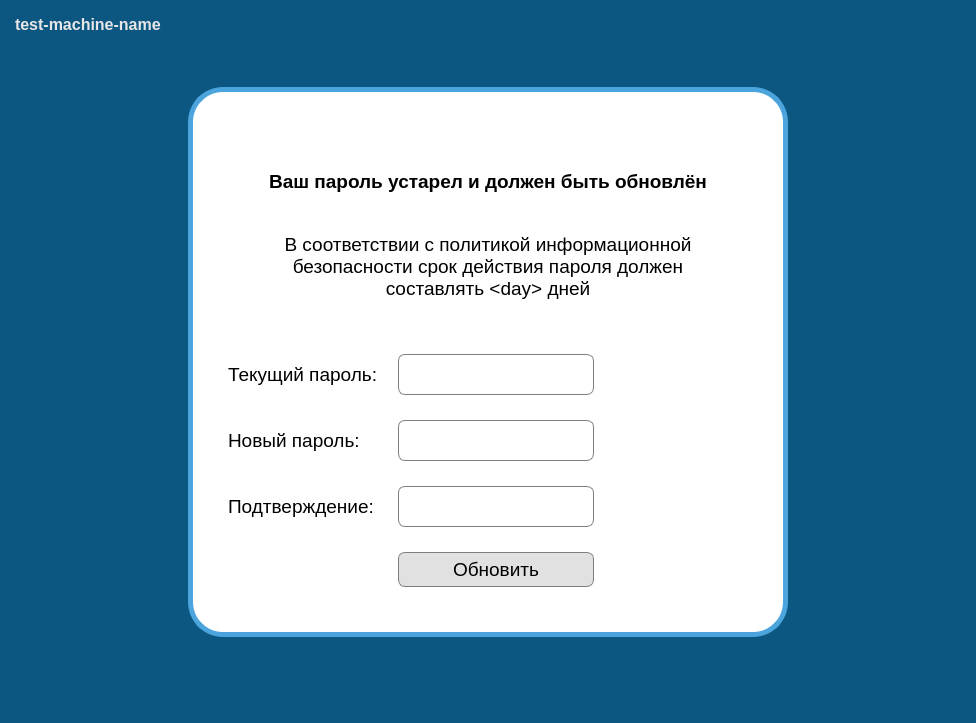
<?xml version="1.0" encoding="UTF-8"?>
<ui version="4.0">
 <class>MainWindow</class>
 <widget class="QMainWindow" name="MainWindow">
  <property name="windowModality">
   <enum>Qt::NonModal</enum>
  </property>
  <property name="geometry">
   <rect>
    <x>0</x>
    <y>0</y>
    <width>976</width>
    <height>723</height>
   </rect>
  </property>
  <property name="font">
   <font>
    <family>Ubuntu</family>
    <pointsize>14</pointsize>
    <weight>50</weight>
    <bold>false</bold>
   </font>
  </property>
  <property name="contextMenuPolicy">
   <enum>Qt::NoContextMenu</enum>
  </property>
  <property name="windowTitle">
   <string>Смена пароля</string>
  </property>
  <property name="styleSheet">
   <string notr="true">QWidget#main {
color: black;
background-color: #0C5782;
}

QWidget#central {
background-color: rgb(255,255,255);
border-radius: 35px;
border: 5px solid  rgb(75,164,220);
}

QLineEdit {
border-radius: 7px;
border: 1px solid rgb(125,125,125);
padding: 5px 10px;
}

QLineEdit:focus {
border: 1px solid rgb(230,106,37);
}

QLineEdit:disabled {
opacity: 0.8;
}

QPushButton#editBtn {
border-radius: 7px;
border: 1px solid rgb(125,125,125);
outline: 0px;
padding: 5px 10px;
background-color: rgb(225,225,225);
color: black;
}

QPushButton#editBtn:focus {
	border: 3px solid rgb(125,125,125);
}

QPushButton#editBtn:hover {
	background-color: rgb(150,150,150);
}

QPushButton#editBtn:pressed {
	background-color: rgb(150,150,150);
	border: 3px solid rgb(230,106,37);
}

QLabel#namemachine {
color: rgb(230,230,230);
}</string>
  </property>
  <property name="iconSize">
   <size>
    <width>0</width>
    <height>0</height>
   </size>
  </property>
  <property name="toolButtonStyle">
   <enum>Qt::ToolButtonIconOnly</enum>
  </property>
  <property name="animated">
   <bool>false</bool>
  </property>
  <property name="dockOptions">
   <set>QMainWindow::AllowTabbedDocks</set>
  </property>
  <widget class="QWidget" name="main">
   <property name="enabled">
    <bool>true</bool>
   </property>
   <property name="font">
    <font>
     <family>Ubuntu</family>
     <pointsize>16</pointsize>
     <weight>50</weight>
     <bold>false</bold>
    </font>
   </property>
   <property name="contextMenuPolicy">
    <enum>Qt::NoContextMenu</enum>
   </property>
   <property name="autoFillBackground">
    <bool>false</bool>
   </property>
   <property name="styleSheet">
    <string notr="true"/>
   </property>
   <layout class="QGridLayout" name="gridLayout_2">
    <property name="leftMargin">
     <number>15</number>
    </property>
    <property name="topMargin">
     <number>15</number>
    </property>
    <property name="rightMargin">
     <number>15</number>
    </property>
    <property name="bottomMargin">
     <number>15</number>
    </property>
    <property name="spacing">
     <number>0</number>
    </property>
    <item row="1" column="1">
     <widget class="QWidget" name="central" native="true">
      <property name="minimumSize">
       <size>
        <width>600</width>
        <height>550</height>
       </size>
      </property>
      <layout class="QVBoxLayout" name="verticalLayout">
       <property name="spacing">
        <number>0</number>
       </property>
       <property name="sizeConstraint">
        <enum>QLayout::SetDefaultConstraint</enum>
       </property>
       <property name="leftMargin">
        <number>20</number>
       </property>
       <property name="topMargin">
        <number>20</number>
       </property>
       <property name="rightMargin">
        <number>20</number>
       </property>
       <property name="bottomMargin">
        <number>20</number>
       </property>
       <item>
        <widget class="QWidget" name="logo" native="true">
         <property name="layoutDirection">
          <enum>Qt::LeftToRight</enum>
         </property>
         <layout class="QHBoxLayout" name="horizontalLayout">
          <item>
           <widget class="QLabel" name="logoimage">
            <property name="maximumSize">
             <size>
              <width>16777215</width>
              <height>16777215</height>
             </size>
            </property>
            <property name="text">
             <string/>
            </property>
            <property name="textFormat">
             <enum>Qt::AutoText</enum>
            </property>
            <property name="scaledContents">
             <bool>true</bool>
            </property>
            <property name="alignment">
             <set>Qt::AlignCenter</set>
            </property>
            <property name="wordWrap">
             <bool>false</bool>
            </property>
            <property name="openExternalLinks">
             <bool>false</bool>
            </property>
           </widget>
          </item>
         </layout>
        </widget>
       </item>
       <item>
        <spacer name="verticalSpacer_3">
         <property name="orientation">
          <enum>Qt::Vertical</enum>
         </property>
         <property name="sizeType">
          <enum>QSizePolicy::Fixed</enum>
         </property>
         <property name="sizeHint" stdset="0">
          <size>
           <width>20</width>
           <height>30</height>
          </size>
         </property>
        </spacer>
       </item>
       <item>
        <widget class="QLabel" name="_title">
         <property name="font">
          <font>
           <family>Ubuntu</family>
           <pointsize>14</pointsize>
           <weight>75</weight>
           <bold>true</bold>
           <stylestrategy>PreferAntialias</stylestrategy>
          </font>
         </property>
         <property name="text">
          <string>&lt;html&gt;&lt;head/&gt;&lt;body&gt;&lt;p&gt;Ваш пароль устарел и должен быть обновлён&lt;/p&gt;&lt;/body&gt;&lt;/html&gt;</string>
         </property>
         <property name="alignment">
          <set>Qt::AlignCenter</set>
         </property>
        </widget>
       </item>
       <item>
        <spacer name="verticalSpacer_4">
         <property name="orientation">
          <enum>Qt::Vertical</enum>
         </property>
         <property name="sizeType">
          <enum>QSizePolicy::Fixed</enum>
         </property>
         <property name="sizeHint" stdset="0">
          <size>
           <width>20</width>
           <height>30</height>
          </size>
         </property>
        </spacer>
       </item>
       <item>
        <widget class="QWidget" name="subtitle" native="true">
         <property name="minimumSize">
          <size>
           <width>0</width>
           <height>50</height>
          </size>
         </property>
         <property name="font">
          <font>
           <pointsize>14</pointsize>
          </font>
         </property>
         <layout class="QHBoxLayout" name="horizontalLayout_2">
          <item>
           <spacer name="leftSpacer">
            <property name="orientation">
             <enum>Qt::Horizontal</enum>
            </property>
            <property name="sizeType">
             <enum>QSizePolicy::Fixed</enum>
            </property>
            <property name="sizeHint" stdset="0">
             <size>
              <width>40</width>
              <height>20</height>
             </size>
            </property>
           </spacer>
          </item>
          <item>
           <widget class="QLabel" name="subtitleText">
            <property name="minimumSize">
             <size>
              <width>0</width>
              <height>0</height>
             </size>
            </property>
            <property name="font">
             <font>
              <family>Ubuntu</family>
              <pointsize>14</pointsize>
              <weight>50</weight>
              <bold>false</bold>
              <stylestrategy>PreferAntialias</stylestrategy>
              <kerning>true</kerning>
             </font>
            </property>
            <property name="text">
             <string>&lt;html&gt;&lt;head/&gt;&lt;body&gt;&lt;p&gt;В соответствии с политикой информационной безопасности срок действия пароля должен составлять &amp;lt;day&amp;gt; дней&lt;/p&gt;&lt;/body&gt;&lt;/html&gt;</string>
            </property>
            <property name="scaledContents">
             <bool>false</bool>
            </property>
            <property name="alignment">
             <set>Qt::AlignCenter</set>
            </property>
            <property name="wordWrap">
             <bool>true</bool>
            </property>
            <property name="openExternalLinks">
             <bool>false</bool>
            </property>
           </widget>
          </item>
          <item>
           <spacer name="rightSpacer">
            <property name="orientation">
             <enum>Qt::Horizontal</enum>
            </property>
            <property name="sizeType">
             <enum>QSizePolicy::Fixed</enum>
            </property>
            <property name="sizeHint" stdset="0">
             <size>
              <width>40</width>
              <height>20</height>
             </size>
            </property>
           </spacer>
          </item>
         </layout>
        </widget>
       </item>
       <item>
        <spacer name="verticalSpacer_2">
         <property name="orientation">
          <enum>Qt::Vertical</enum>
         </property>
         <property name="sizeType">
          <enum>QSizePolicy::Fixed</enum>
         </property>
         <property name="sizeHint" stdset="0">
          <size>
           <width>20</width>
           <height>25</height>
          </size>
         </property>
        </spacer>
       </item>
       <item>
        <widget class="QWidget" name="form" native="true">
         <property name="enabled">
          <bool>true</bool>
         </property>
         <property name="font">
          <font>
           <family>Avenir Next Cyr Medium</family>
           <pointsize>14</pointsize>
           <weight>50</weight>
           <bold>false</bold>
           <kerning>true</kerning>
          </font>
         </property>
         <property name="layoutDirection">
          <enum>Qt::LeftToRight</enum>
         </property>
         <property name="autoFillBackground">
          <bool>false</bool>
         </property>
         <layout class="QGridLayout" name="gridLayout" rowstretch="0,0,0,0,0">
          <property name="sizeConstraint">
           <enum>QLayout::SetDefaultConstraint</enum>
          </property>
          <property name="leftMargin">
           <number>20</number>
          </property>
          <property name="topMargin">
           <number>20</number>
          </property>
          <property name="rightMargin">
           <number>20</number>
          </property>
          <property name="bottomMargin">
           <number>20</number>
          </property>
          <property name="horizontalSpacing">
           <number>15</number>
          </property>
          <property name="verticalSpacing">
           <number>25</number>
          </property>
          <item row="4" column="1">
           <widget class="QPushButton" name="editBtn">
            <property name="minimumSize">
             <size>
              <width>0</width>
              <height>35</height>
             </size>
            </property>
            <property name="font">
             <font>
              <family>Ubuntu</family>
              <pointsize>14</pointsize>
              <weight>50</weight>
              <bold>false</bold>
              <stylestrategy>PreferAntialias</stylestrategy>
              <kerning>true</kerning>
             </font>
            </property>
            <property name="text">
             <string>Обновить</string>
            </property>
            <property name="flat">
             <bool>false</bool>
            </property>
           </widget>
          </item>
          <item row="2" column="2">
           <spacer name="pwdtip_place">
            <property name="orientation">
             <enum>Qt::Horizontal</enum>
            </property>
            <property name="sizeHint" stdset="0">
             <size>
              <width>40</width>
              <height>20</height>
             </size>
            </property>
           </spacer>
          </item>
          <item row="3" column="1">
           <widget class="QLineEdit" name="newpwd2Edit">
            <property name="sizePolicy">
             <sizepolicy hsizetype="Fixed" vsizetype="Fixed">
              <horstretch>0</horstretch>
              <verstretch>0</verstretch>
             </sizepolicy>
            </property>
            <property name="font">
             <font>
              <family>Ubuntu Medium</family>
              <pointsize>14</pointsize>
              <weight>50</weight>
              <bold>false</bold>
              <stylestrategy>PreferAntialias</stylestrategy>
             </font>
            </property>
            <property name="contextMenuPolicy">
             <enum>Qt::NoContextMenu</enum>
            </property>
            <property name="acceptDrops">
             <bool>false</bool>
            </property>
            <property name="maxLength">
             <number>32</number>
            </property>
            <property name="echoMode">
             <enum>QLineEdit::Password</enum>
            </property>
            <property name="readOnly">
             <bool>false</bool>
            </property>
           </widget>
          </item>
          <item row="4" column="0">
           <spacer name="horizontalSpacer_4">
            <property name="orientation">
             <enum>Qt::Horizontal</enum>
            </property>
            <property name="sizeHint" stdset="0">
             <size>
              <width>40</width>
              <height>20</height>
             </size>
            </property>
           </spacer>
          </item>
          <item row="3" column="0">
           <widget class="QLabel" name="newpwd2Text">
            <property name="font">
             <font>
              <family>Ubuntu</family>
              <pointsize>14</pointsize>
              <weight>50</weight>
              <bold>false</bold>
              <stylestrategy>PreferAntialias</stylestrategy>
              <kerning>true</kerning>
             </font>
            </property>
            <property name="text">
             <string>Подтверждение:</string>
            </property>
           </widget>
          </item>
          <item row="4" column="2">
           <spacer name="horizontalSpacer_5">
            <property name="orientation">
             <enum>Qt::Horizontal</enum>
            </property>
            <property name="sizeHint" stdset="0">
             <size>
              <width>40</width>
              <height>20</height>
             </size>
            </property>
           </spacer>
          </item>
          <item row="3" column="2">
           <spacer name="horizontalSpacer_3">
            <property name="orientation">
             <enum>Qt::Horizontal</enum>
            </property>
            <property name="sizeHint" stdset="0">
             <size>
              <width>40</width>
              <height>20</height>
             </size>
            </property>
           </spacer>
          </item>
          <item row="2" column="1">
           <widget class="QLineEdit" name="newpwdEdit">
            <property name="sizePolicy">
             <sizepolicy hsizetype="Fixed" vsizetype="Fixed">
              <horstretch>0</horstretch>
              <verstretch>0</verstretch>
             </sizepolicy>
            </property>
            <property name="font">
             <font>
              <family>Ubuntu Medium</family>
              <pointsize>14</pointsize>
              <weight>50</weight>
              <bold>false</bold>
              <stylestrategy>PreferAntialias</stylestrategy>
             </font>
            </property>
            <property name="contextMenuPolicy">
             <enum>Qt::NoContextMenu</enum>
            </property>
            <property name="acceptDrops">
             <bool>false</bool>
            </property>
            <property name="inputMethodHints">
             <set>Qt::ImhHiddenText|Qt::ImhNoAutoUppercase|Qt::ImhNoPredictiveText|Qt::ImhSensitiveData</set>
            </property>
            <property name="maxLength">
             <number>32</number>
            </property>
            <property name="echoMode">
             <enum>QLineEdit::Password</enum>
            </property>
           </widget>
          </item>
          <item row="2" column="0">
           <widget class="QLabel" name="newpwdText">
            <property name="font">
             <font>
              <family>Ubuntu</family>
              <pointsize>14</pointsize>
              <weight>50</weight>
              <bold>false</bold>
              <stylestrategy>PreferAntialias</stylestrategy>
              <kerning>true</kerning>
             </font>
            </property>
            <property name="text">
             <string>Новый пароль:</string>
            </property>
           </widget>
          </item>
          <item row="0" column="2">
           <spacer name="horizontalSpacer_2">
            <property name="orientation">
             <enum>Qt::Horizontal</enum>
            </property>
            <property name="sizeHint" stdset="0">
             <size>
              <width>40</width>
              <height>20</height>
             </size>
            </property>
           </spacer>
          </item>
          <item row="0" column="1">
           <widget class="QLineEdit" name="curpwdEdit">
            <property name="sizePolicy">
             <sizepolicy hsizetype="Fixed" vsizetype="Fixed">
              <horstretch>0</horstretch>
              <verstretch>0</verstretch>
             </sizepolicy>
            </property>
            <property name="font">
             <font>
              <family>Ubuntu Medium</family>
              <pointsize>14</pointsize>
              <weight>50</weight>
              <bold>false</bold>
              <stylestrategy>PreferAntialias</stylestrategy>
             </font>
            </property>
            <property name="tabletTracking">
             <bool>false</bool>
            </property>
            <property name="contextMenuPolicy">
             <enum>Qt::NoContextMenu</enum>
            </property>
            <property name="acceptDrops">
             <bool>false</bool>
            </property>
            <property name="inputMethodHints">
             <set>Qt::ImhHiddenText|Qt::ImhNoAutoUppercase|Qt::ImhNoPredictiveText|Qt::ImhSensitiveData</set>
            </property>
            <property name="maxLength">
             <number>32</number>
            </property>
            <property name="echoMode">
             <enum>QLineEdit::Password</enum>
            </property>
           </widget>
          </item>
          <item row="0" column="0">
           <widget class="QLabel" name="curpwdText">
            <property name="font">
             <font>
              <family>Ubuntu</family>
              <pointsize>14</pointsize>
              <weight>50</weight>
              <bold>false</bold>
              <stylestrategy>PreferAntialias</stylestrategy>
              <kerning>true</kerning>
             </font>
            </property>
            <property name="text">
             <string>Текущий пароль:</string>
            </property>
           </widget>
          </item>
         </layout>
        </widget>
       </item>
       <item>
        <spacer name="verticalSpacer">
         <property name="orientation">
          <enum>Qt::Vertical</enum>
         </property>
         <property name="sizeType">
          <enum>QSizePolicy::Fixed</enum>
         </property>
         <property name="sizeHint" stdset="0">
          <size>
           <width>20</width>
           <height>10</height>
          </size>
         </property>
        </spacer>
       </item>
      </layout>
     </widget>
    </item>
    <item row="1" column="2">
     <spacer name="_rightSpacerMain">
      <property name="orientation">
       <enum>Qt::Horizontal</enum>
      </property>
      <property name="sizeHint" stdset="0">
       <size>
        <width>40</width>
        <height>20</height>
       </size>
      </property>
     </spacer>
    </item>
    <item row="1" column="0">
     <spacer name="_leftSpacer">
      <property name="orientation">
       <enum>Qt::Horizontal</enum>
      </property>
      <property name="sizeHint" stdset="0">
       <size>
        <width>40</width>
        <height>20</height>
       </size>
      </property>
     </spacer>
    </item>
    <item row="0" column="1">
     <spacer name="_topSpacerMain">
      <property name="orientation">
       <enum>Qt::Vertical</enum>
      </property>
      <property name="sizeHint" stdset="0">
       <size>
        <width>20</width>
        <height>40</height>
       </size>
      </property>
     </spacer>
    </item>
    <item row="2" column="1">
     <spacer name="_bottomSpacer">
      <property name="orientation">
       <enum>Qt::Vertical</enum>
      </property>
      <property name="sizeHint" stdset="0">
       <size>
        <width>20</width>
        <height>40</height>
       </size>
      </property>
     </spacer>
    </item>
    <item row="0" column="0">
     <widget class="QLabel" name="namemachine">
      <property name="font">
       <font>
        <family>Ubuntu</family>
        <pointsize>12</pointsize>
        <weight>75</weight>
        <bold>true</bold>
       </font>
      </property>
      <property name="text">
       <string>test-machine-name</string>
      </property>
      <property name="alignment">
       <set>Qt::AlignLeading|Qt::AlignLeft|Qt::AlignTop</set>
      </property>
     </widget>
    </item>
   </layout>
  </widget>
 </widget>
 <tabstops>
  <tabstop>curpwdEdit</tabstop>
  <tabstop>newpwdEdit</tabstop>
  <tabstop>newpwd2Edit</tabstop>
  <tabstop>editBtn</tabstop>
 </tabstops>
 <resources/>
 <connections/>
</ui>
